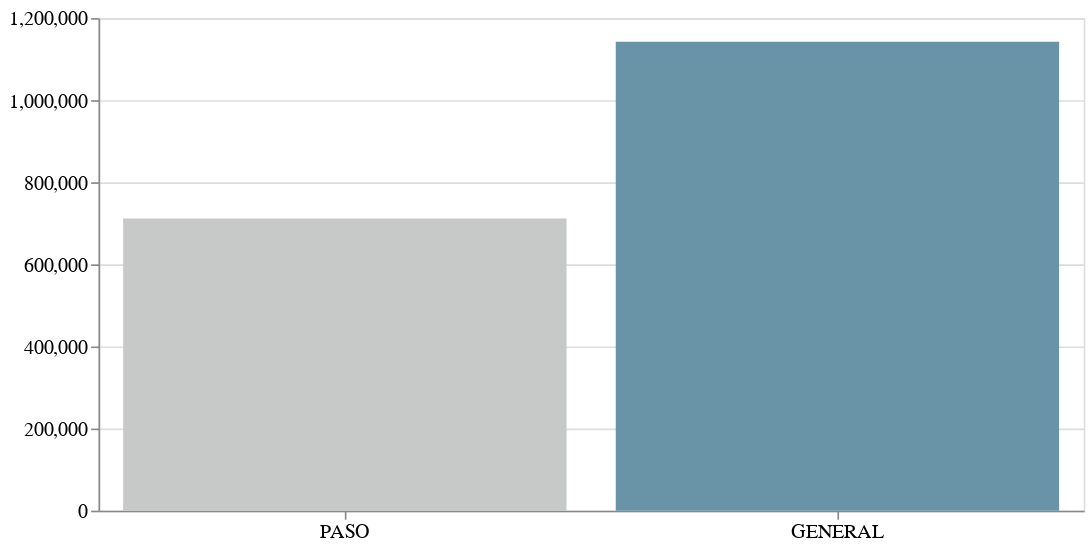

The code cell stored with this chart in its notebook:
### Code cell
# ¿Cuanta gente voto desde el extranjero en cada elección?

cant_extranjeros = duckdb.sql("""
    SELECT eleccion_tipo, SUM(votos_cantidad) AS votos 
    FROM read_parquet('ResultadosElectorales_*.parquet') 
    WHERE mesa_tipo = 'EXTRANJEROS' 
    GROUP BY eleccion_tipo
""").df()

colores_personalizados = ['#6994A8','#C7C8C8']

orden_categorias = ['PASO', 'GENERAL']

# Crea un gráfico de barras con colores personalizados y orden específico para cada barra
chart = alt.Chart(cant_extranjeros).mark_bar().encode(
    x=alt.X('eleccion_tipo:N', sort=orden_categorias),
    y=alt.Y('sum(votos):Q'),
    color=alt.Color('eleccion_tipo:N', scale=alt.Scale(range=colores_personalizados), legend=None)
).properties(width=600)

# Elimina el nombre de los ejes y ajusta la orientación de las etiquetas en el eje x
chart = chart.configure_axis(
    labelFontSize=12,  # Ajusta el tamaño de las etiquetas si es necesario
    title=None,        # Elimina el nombre de los ejes
    labelAngle=0,      # Establece el ángulo de las etiquetas en el eje x
)

chart

### Figure 1 — Vega-Lite specification as saved in the notebook (floating-point values rounded to 4 significant figures)
{"config": {"view": {"continuousWidth": 300, "continuousHeight": 300}, "axis": {"labelAngle": 0, "labelFontSize": 12, "title": null}}, "data": {"name": "data-a2f55682a77c83214ee19876df328681"}, "mark": {"type": "bar"}, "encoding": {"color": {"field": "eleccion_tipo", "legend": null, "scale": {"range": ["#6994A8", "#C7C8C8"]}, "type": "nominal"}, "x": {"field": "eleccion_tipo", "sort": ["PASO", "GENERAL"], "type": "nominal"}, "y": {"aggregate": "sum", "field": "votos", "type": "quantitative"}}, "width": 600, "$schema": "https://vega.github.io/schema/vega-lite/v5.15.1.json", "datasets": {"data-a2f55682a77c83214ee19876df328681": [{"eleccion_tipo": "GENERAL", "votos": 1143000.0}, {"eleccion_tipo": "PASO", "votos": 711500.0}]}}
